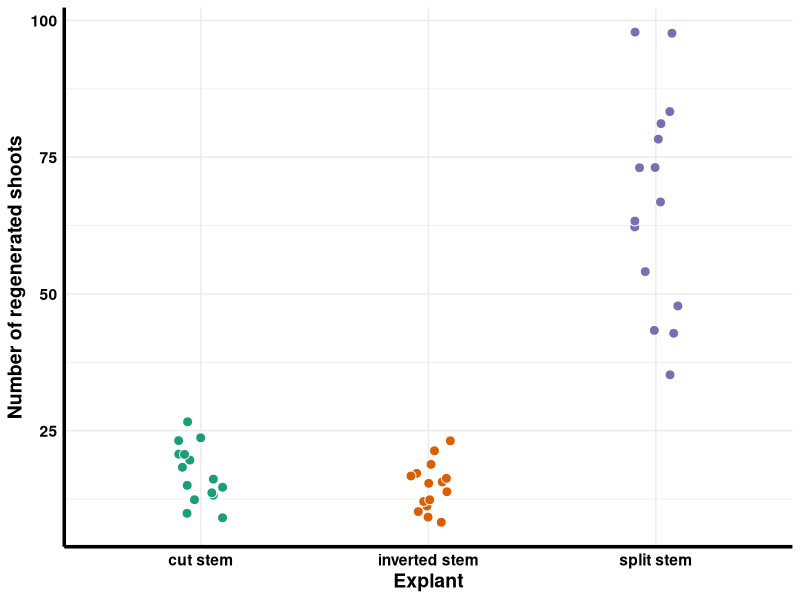
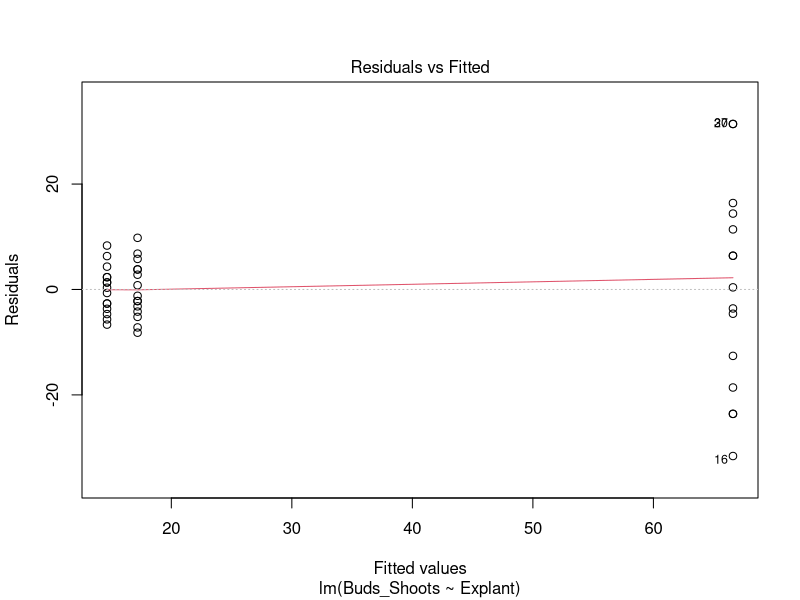
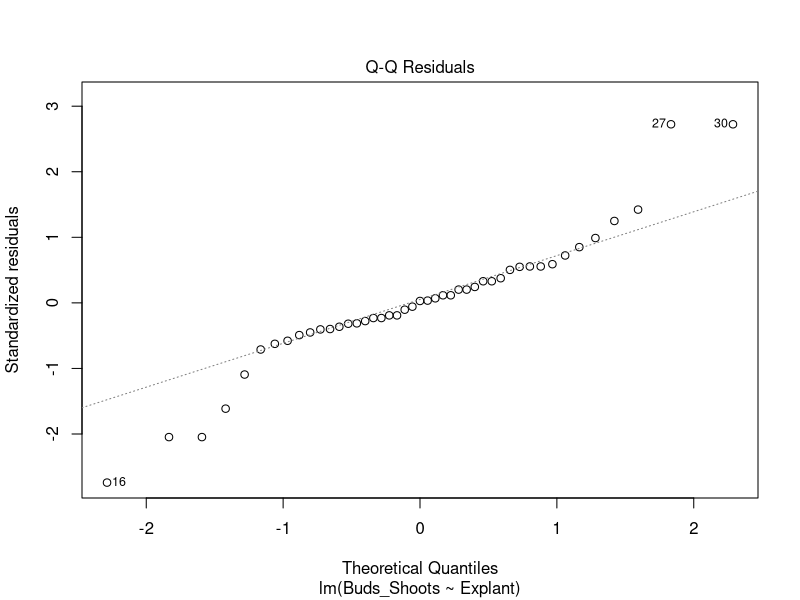
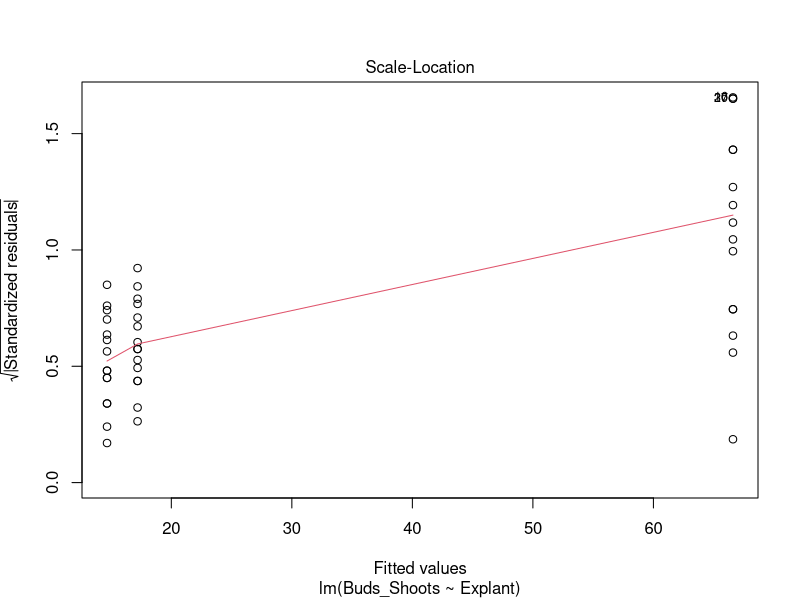
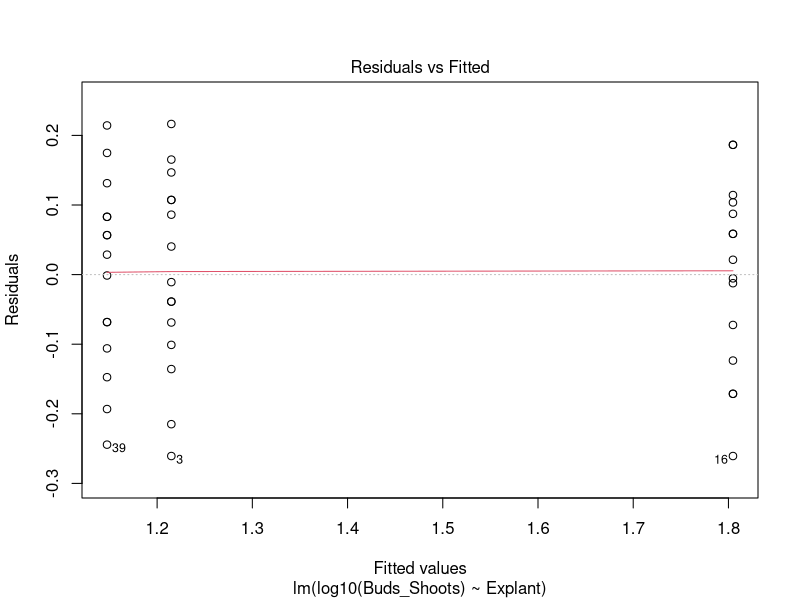
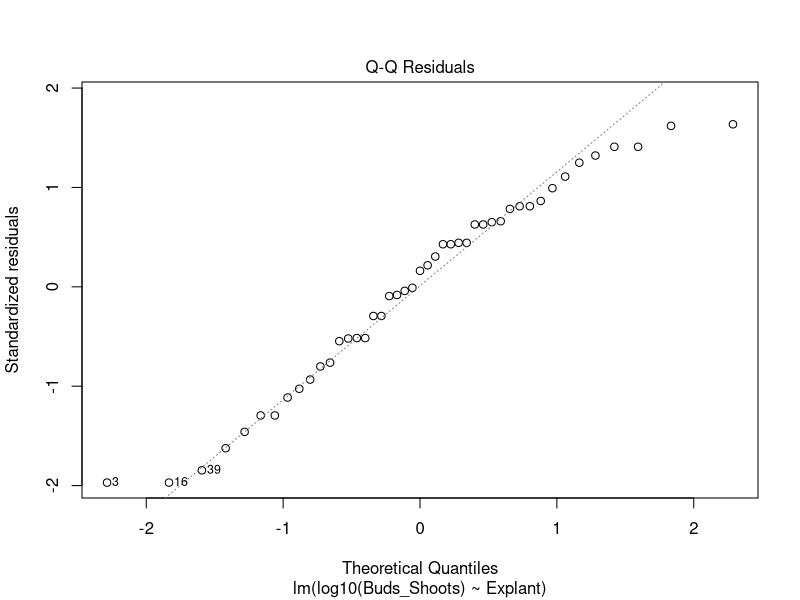
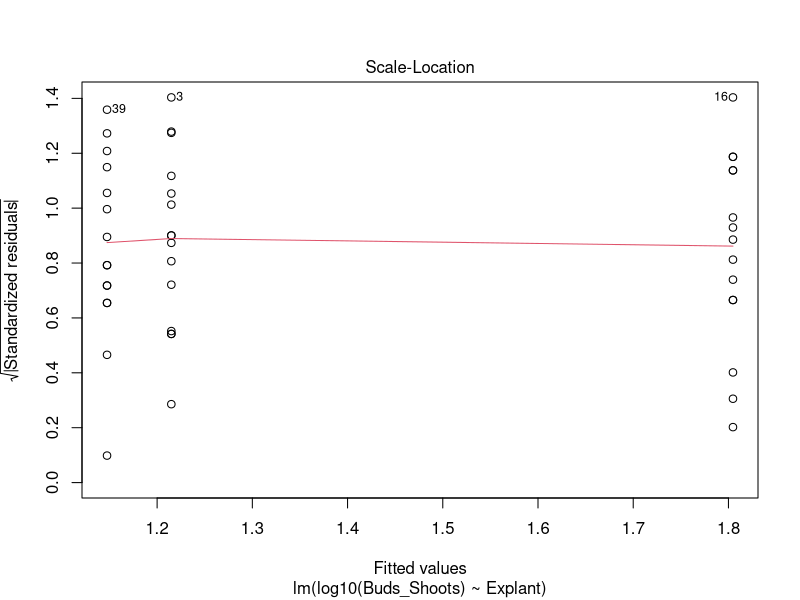

Here is the R script that generated these plots, in order:
## ---- chunk 1
knitr::opts_chunk$set(echo = TRUE)
## ---- chunk 2
library(emmeans)  
library(multcomp)
library(multcompView)
library(ggplot2) 
library(tidyr)
library(dplyr)
library(readr)
library(readxl)
library(RColorBrewer)
library(viridis)
## ---- chunk 3
C_elegans_lethality <- read_excel("../data/C_elegans_lethality.xlsx")
head(C_elegans_lethality)
## ---- chunk 4
pairwise.wilcox.test(x = C_elegans_lethality$proportion, g = C_elegans_lethality$treatment)
## ---- chunk 5
stem_data <- read_excel("../data/LU-Matand - Stem Data.xlsx")
head(stem_data)
## ---- chunk 6
Alias <- stem_data %>% 
  filter(Variety == "Alias")  

head(Alias)
## ---- chunk 7
Alias %>% 
  ggplot(aes(x = Explant, y = Buds_Shoots)) +
  geom_point(aes(fill = Explant), size = 3, color = "white", shape = 21,
             position = position_jitter(0.1, seed = 666)) +
  scale_fill_brewer(type = "qual", palette = "Dark2") +
  labs(y = "Number of regenerated shoots") +
  theme_minimal() +
  theme(
    axis.line = element_line(size = 1.2),
    text = element_text(size = 14, color = "black", face = "bold"),
    axis.text = element_text(color = "black"),
    legend.position = "none"
  )
## ---- chunk 8
 Alias %>% 
  group_by(Explant) %>% 
  summarise(
    mean = mean(Buds_Shoots),
    var = var(Buds_Shoots)
  )
## ---- chunk 9
#set up linear models in this chunck
model_1 <- lm(Buds_Shoots ~ Explant, data = Alias)
model_log <- lm(log10(Buds_Shoots) ~ Explant, data = Alias)
## ---- chunk 10
#check assumptions in this chunch
plot(model_1, which = c(1, 2, 3))
## ---- chunk 11
plot(model_log, which = c(1, 2, 3))
## ---- chunk 12
anova(model_1)
anova(model_log)
## ---- chunk 13
estimate_1 <- emmeans(model_1, pairwise ~ Explant)
estimate_log <- emmeans(model_log, pairwise ~ Explant)

estimate_1$contrast
estimate_log$contrast
## ---- chunk 14
cld(estimate_1$emmeans, Letters = letters)  
